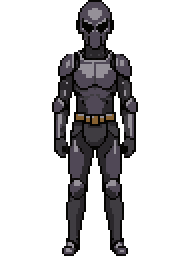
#> input picture dnd-character/tools/_debug_fighter_frame.png, 96 x 128 px (shown 2 times larger)
$ python -i pixellab_gen.py   (imports and definitions only)
#> lines starting #> are read from the running program, lines starting #| are printed output that depends on the picture
### dnd-character/tools/pixellab_catalog.py
"""
Grimoire asset catalog — short subjects + sizes.
Style knobs live in pixellab_style.py.
"""

from __future__ import annotations

from pixellab_style import (
    DECOR_SHIP,
    HUMAN_PROPORTIONS,
    HERO_PROPORTIONS,
    SMALL_PROPORTIONS,
    TILE_SIZE,
    UNIT_H,
    UNIT_W,
)

# ---------------------------------------------------------------------------
# TERRAIN — 128×128 seamless (opaque). Pixflux only.
# ---------------------------------------------------------------------------
_TERRAIN_TAIL = "seamless tileable continuous top-down texture, even density, no center motif"
TERRAIN: dict[str, dict] = {
    "grass": {
        "description": f"soft green grass field, tiny blades, muted olive, {_TERRAIN_TAIL}",
    },
    "dirt": {
        "description": f"brown packed earth soil, fine grain, {_TERRAIN_TAIL}",
    },
    "sand": {
        "description": f"tan desert sand, fine grain, {_TERRAIN_TAIL}",
    },
    "snow": {
        "description": f"white snow ground, soft powder, {_TERRAIN_TAIL}",
    },
    "mud": {
        "description": f"dark wet mud, subtle puddle sheen, {_TERRAIN_TAIL}",
    },
    "stone": {
        "description": f"grey cobblestone floor, small stones, {_TERRAIN_TAIL}",
    },
    "water": {
        "description": f"blue water surface, soft ripples only, {_TERRAIN_TAIL}",
    },
    "wood": {
        "description": f"wooden plank floor boards horizontal, {_TERRAIN_TAIL}",
    },
    "brick_top": {
        "description": f"red brick pavement top view, small bricks, {_TERRAIN_TAIL}",
    },
    "cave_top": {
        "description": f"dark grey cave rock floor, {_TERRAIN_TAIL}",
    },
    "grass_side": {
        "description": (
            "dirt cliff bank side view with thin grass fringe only on the top edge, "
            "seamless horizontal strip, soft painted fantasy RPG, no objects"
        ),
    },
    "wood_side": {
        "description": (
            "vertical wooden wall planks seamless, soft painted fantasy RPG, no objects"
        ),
    },
    "brick": {
        "description": (
            "red brick wall face courses seamless, soft painted fantasy RPG, no objects"
        ),
    },
    "cave_wall": {
        "description": (
            "dark cave rock wall face seamless, soft painted fantasy RPG, no objects"
        ),
    },
}
for _v in TERRAIN.values():
    _v.setdefault("w", TILE_SIZE)
    _v.setdefault("h", TILE_SIZE)
    _v.setdefault("no_background", False)

# ---------------------------------------------------------------------------
# DECOR — 128×128 transparent via Pixflux (NOT map-objects blob mode)
# ---------------------------------------------------------------------------
DECOR: dict[str, dict] = {
    "tree": {
        "description": "full tall oak tree thick brown trunk dense green leafy canopy",
        "coverage": 92,
    },
    "tree2": {
        "description": "full tall deciduous tree brown bark full green foliage",
        "coverage": 92,
    },
    "tree_snow": {
        "description": "full tall pine tree snow on green needles brown trunk",
        "coverage": 92,
    },
    "jungle_tree": {
        "description": "full tall tropical palm tree green fronds brown trunk",
        "coverage": 92,
    },
    "jungle_tree2": {
        "description": "full tall jungle tree broad green leaves thick trunk",
        "coverage": 92,
    },
    "bush": {
        "description": "round leafy green bush shrub no trunk",
        "coverage": 88,
    },
    "bush2": {
        "description": "dense green bush clump no trunk",
        "coverage": 88,
    },
    "bush3": {
        "description": "olive green bush shrub no trunk",
        "coverage": 88,
    },
    "bush_snow": {
        "description": "round bush light snow on top no trunk",
        "coverage": 88,
    },
    "bush_haunted": {
        "description": "dark twisted purple bush no trunk",
        "coverage": 88,
    },
    "jungle_bush": {
        "description": "lush tropical fern bush no trunk",
        "coverage": 88,
    },
    "flower": {"description": "small wildflower cluster low plants", "coverage": 70},
    "mushroom": {"description": "cluster red white mushrooms", "coverage": 75},
    "hedge": {"description": "trimmed green hedge wall section", "coverage": 85},
    "hedge_snow": {"description": "trimmed hedge with snow cap", "coverage": 85},
    "rock": {"description": "grey brown boulder rock", "coverage": 82},
    "rocks": {"description": "small pile grey stones", "coverage": 80},
    "crystal": {"description": "blue purple crystal mineral cluster", "coverage": 82},
    "ore": {"description": "rock with gold ore veins", "coverage": 82},
    "log": {"description": "fallen brown timber log", "coverage": 80},
    "campfire": {"description": "campfire burning logs orange flames on the ground", "coverage": 80},
    # torch ≠ campfire / fireplace — wall sconce with single flame
    "torch": {
        "description": "wooden wall torch with iron bracket and single burning flame, tall vertical torch pole, not a campfire",
        "coverage": 80,
        "w": 96,
        "h": 128,
    },
    "torch_unlit": {
        "description": "wooden wall torch with iron bracket, unlit, no flame, empty sconce, tall vertical",
        "coverage": 80,
        "w": 96,
        "h": 128,
    },
    "barrel": {"description": "wooden barrel", "coverage": 82},
    "oil_barrel": {"description": "metal oil drum", "coverage": 82},
    "acid_barrel": {"description": "wooden barrel green toxic liquid", "coverage": 82},
    "powder_barrel": {"description": "gunpowder wooden barrel", "coverage": 82},
    "crate": {"description": "wooden crate box", "coverage": 82},
    "chest": {"description": "closed wooden treasure chest", "coverage": 82},
    "sign": {"description": "blank wooden sign on post", "coverage": 78},
    "sign_post": {"description": "wooden post blank sign", "coverage": 78},
    "bell": {"description": "metal hanging bell", "coverage": 75},
    "tent": {"description": "canvas camping tent", "coverage": 85},
    "fence": {"description": "wooden fence section", "coverage": 80},
    "table": {"description": "wooden table", "coverage": 82},
    "bench": {"description": "wooden bench", "coverage": 80},
    "cauldron": {"description": "iron cauldron pot", "coverage": 80},
    "cauldron_tipped": {"description": "tipped iron cauldron spilling", "coverage": 80},
    "lever": {"description": "stone floor lever", "coverage": 75},
    "switch": {"description": "stone wall lever switch", "coverage": 75},
    "trap": {"description": "floor spike trap open", "coverage": 78},
    "trap_safe": {"description": "disabled safe floor trap", "coverage": 78},
    "door": {"description": "closed wooden door front", "coverage": 85},
    "door_open": {"description": "open wooden door frame", "coverage": 85},
    "grate": {"description": "metal floor grate closed", "coverage": 80},
    "grate_open": {"description": "open metal floor grate hole", "coverage": 80},
}
for _v in DECOR.values():
    _v.setdefault("w", DECOR_SHIP)
    _v.setdefault("h", DECOR_SHIP)
    _v.setdefault("kind", "pixflux")
    _v.setdefault("coverage", 85)

# ---------------------------------------------------------------------------
# CHARACTERS / MONSTERS — unchanged approach (4-dir sheets)
# ---------------------------------------------------------------------------
CHARACTERS: dict[str, dict] = {
    "fighter": {"description": "human fighter leather armor sword standing", "proportions": HERO_PROPORTIONS},
    "barbarian": {"description": "human barbarian fur armor greataxe standing", "proportions": HERO_PROPORTIONS},
    "paladin": {"description": "human paladin plate armor shield holy symbol standing", "proportions": HERO_PROPORTIONS},
    "ranger": {"description": "human ranger cloak bow quiver standing", "proportions": HUMAN_PROPORTIONS},
    "rogue": {"description": "human rogue dark hood dual daggers standing", "proportions": HUMAN_PROPORTIONS},
    "monk": {"description": "human monk robes bare fists standing", "proportions": HUMAN_PROPORTIONS},
    "bard": {"description": "human bard colorful clothes lute standing", "proportions": HUMAN_PROPORTIONS},
    "cleric": {"description": "human cleric white robes mace holy symbol standing", "proportions": HUMAN_PROPORTIONS},
    "druid": {"description": "human druid leaf cloak staff standing", "proportions": HUMAN_PROPORTIONS},
    # Style anchor: https://www.pixellab.ai/create-character/d04f2a44-b68a-4698-a319-8cf128469903
    "wizard": {
        "description": (
            "A wizard with a long, flowing white beard and sharp, intelligent eyes. "
            "Wearing a voluminous, oversized deep purple robe embroidered with subtle "
            "gold star patterns and a matching wide-brimmed pointed wizard hat"
        ),
        "proportions": HUMAN_PROPORTIONS,
    },
    "sorcerer": {"description": "human sorcerer red robe arcane energy standing", "proportions": HUMAN_PROPORTIONS},
    "warlock": {"description": "human warlock dark robe eldritch book standing", "proportions": HUMAN_PROPORTIONS},
    "artificer": {"description": "human artificer goggles tools mechanical gauntlet standing", "proportions": HUMAN_PROPORTIONS},
    "human": {"description": "plain human villager simple clothes standing", "proportions": HUMAN_PROPORTIONS},
}

MONSTERS: dict[str, dict] = {
    "goblin": {"description": "green goblin warrior crude spear standing", "proportions": SMALL_PROPORTIONS},
    "orc": {"description": "green orc warrior axe standing", "proportions": HERO_PROPORTIONS},
    "skeleton": {"description": "animated skeleton warrior sword standing", "proportions": HUMAN_PROPORTIONS},
    "zombie": {"description": "rotting zombie shambling standing", "proportions": HUMAN_PROPORTIONS},
    "ogre": {"description": "large ogre club standing", "proportions": HERO_PROPORTIONS},
    "demon": {"description": "red demon horns wings standing", "proportions": HERO_PROPORTIONS},
    "ghost": {"description": "translucent blue ghost floating", "proportions": HUMAN_PROPORTIONS},
    "specter": {"description": "dark hooded specter spirit standing", "proportions": HUMAN_PROPORTIONS},
    "slime": {"description": "green blob slime monster", "proportions": SMALL_PROPORTIONS},
    "spider": {"description": "giant spider monster", "proportions": SMALL_PROPORTIONS},
    "wolf": {"description": "grey wolf animal standing", "template_id": "dog"},
    "bear": {"description": "brown bear animal standing", "template_id": "bear"},
    "dog": {"description": "brown dog animal standing", "template_id": "dog"},
    "cat": {"description": "orange tabby cat animal standing", "template_id": "cat"},
    "bat": {"description": "black bat wings spread", "proportions": SMALL_PROPORTIONS},
    "rat": {"description": "grey giant rat standing", "proportions": SMALL_PROPORTIONS},
    "snake": {"description": "green snake coiled", "proportions": SMALL_PROPORTIONS},
    "harpy": {"description": "harpy bird woman wings standing", "proportions": HUMAN_PROPORTIONS},
    "imp": {"description": "small red imp devil standing", "proportions": SMALL_PROPORTIONS},
    "mushroom": {"description": "walking mushroom creature standing", "proportions": SMALL_PROPORTIONS},
    "knight": {"description": "armored knight sword shield standing", "proportions": HERO_PROPORTIONS},
    "villager": {"description": "medieval villager commoner standing", "proportions": HUMAN_PROPORTIONS},
    "angel": {"description": "angel white wings halo standing", "proportions": HERO_PROPORTIONS},
    "mimic": {"description": "mimic treasure chest with teeth tongue", "proportions": SMALL_PROPORTIONS},
    "chicken": {"description": "brown chicken bird standing", "proportions": SMALL_PROPORTIONS},
}

for _pack in (CHARACTERS, MONSTERS):
    for _v in _pack.values():
        _v.setdefault("w", UNIT_W)
        _v.setdefault("h", UNIT_H)
        _v.setdefault("kind", "character_4dir")
        _v.setdefault("template_id", "mannequin")
#> further down, picture is the input picture: PIL image 96x128 RGBA; mean R, G, B, A 14.2, 13.1, 14.3, 65.3

### dnd-character/tools/pixellab_gen.py
#!/usr/bin/env python3
"""
Regenerate ALL Grimoire HQ art via PixelLab.

- Max 3 concurrent jobs (API is slow / rate-limited)
- Unified style knobs (lineless, medium shading, low top-down)
- Sizes: units 96×128, decor 128×128, terrain 32×32
- Checkpoint resume in tools/_pixellab_state.json

Usage:
  python tools/pixellab_gen.py --balance
  python tools/pixellab_gen.py --pack all
  python tools/pixellab_gen.py --pack terrain
  python tools/pixellab_gen.py --pack decor
  python tools/pixellab_gen.py --pack characters
  python tools/pixellab_gen.py --pack monsters
  python tools/pixellab_gen.py --only tree,fighter,grass
  python tools/pixellab_gen.py --pack all --force   # ignore checkpoint
"""

from __future__ import annotations

import argparse
import json
import sys
import threading
import time
import traceback
from concurrent.futures import ThreadPoolExecutor, as_completed
from pathlib import Path

from PIL import Image

from pixellab_catalog import CHARACTERS, DECOR, MONSTERS, TERRAIN
from pixellab_client import PixelLab
from pixellab_style import (
    DECOR_SHIP,
    UNIT_H,
    UNIT_W,
    character_v3_body,
    map_object_body,
    seed_for,
)

ROOT = Path(__file__).resolve().parents[1]
TOOLS = Path(__file__).resolve().parent
OUT_TERRAIN = ROOT / "sprites" / "hq" / "terrain"
OUT_DECOR = ROOT / "sprites" / "hq" / "decor"
OUT_CHARS = ROOT / "sprites" / "hq" / "characters"
OUT_MONS = ROOT / "sprites" / "hq" / "monsters"
STATE_PATH = TOOLS / "_pixellab_state.json"
LOG_PATH = TOOLS / "_pixellab_gen.log"

MAX_WORKERS = 3
print_lock = threading.Lock()
state_lock = threading.Lock()


# [12 lines left out: functions log, load_state, not called in this run]


def save_state(state: dict) -> None:
    with state_lock:
        STATE_PATH.write_text(json.dumps(state, indent=2), encoding="utf-8")


# [100 lines left out: functions mark_done, mark_failed, fit_canvas, compose_4x4_sheet, _motif_score, _strip_frame, not called in this run]


def _make_tileable(img: Image.Image, blend: int = 16) -> Image.Image:
    """
    Cheap seamless-ish wrap: blend left/right and top/bottom edges.
    Not perfect Wang, but kills hard seams from framed gens.
    """
#> called with blend = 16
    img = img.convert("RGBA")
    w, h = img.size
#> w = 96; h = 128
    blend = max(4, min(blend, w // 4, h // 4))
#> blend = 16
    base = img.copy()
    # horizontal wrap blend
    left = img.crop((0, 0, blend, h))
#> left: PIL image 16x128 RGBA; every value is 0
    right = img.crop((w - blend, 0, w, h))
    for x in range(blend):
        a = (x + 1) / (blend + 1)
        # fade right-edge pixels into left side
        col_r = right.crop((x, 0, x + 1, h))
        col_l = left.crop((x, 0, x + 1, h))
        mixed = Image.blend(col_l, col_r, a)
        base.paste(mixed, (x, 0))
        mixed2 = Image.blend(col_r, col_l, a)
        base.paste(mixed2, (w - blend + x, 0))
    # vertical wrap blend
    top = base.crop((0, 0, w, blend))
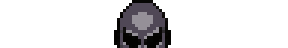
#> top: PIL image 96x16 RGBA (shown 3 times larger); mean R, G, B, A 10.6, 9.8, 10.9, 41.5; transparent parts drawn white
    bot = base.crop((0, h - blend, w, h))
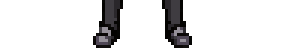
#> bot: PIL image 96x16 RGBA (shown 3 times larger); mean R, G, B, A 6.4, 5.9, 6.4, 36.5; transparent parts drawn white
    for y in range(blend):
        a = (y + 1) / (blend + 1)
        row_t = top.crop((0, y, w, y + 1))
        row_b = bot.crop((0, y, w, y + 1))
        mixed = Image.blend(row_t, row_b, a)
        base.paste(mixed, (0, y))
        mixed2 = Image.blend(row_b, row_t, a)
        base.paste(mixed2, (0, h - blend + y))
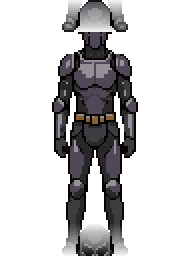
#> base: PIL image 96x128 RGBA (shown 2 times larger); mean R, G, B, A 14.1, 13, 14.2, 65.3; transparent parts drawn white
    return base


# [277 lines left out: functions job_terrain, _procedural_field, job_decor, job_unit, build_jobs, run_one and 1 more, not called in this run]


# [2 lines not run here, left out]

>>> from PIL import Image
>>> picture = Image.open('_debug_fighter_frame.png')
>>> result = _make_tileable(picture)
